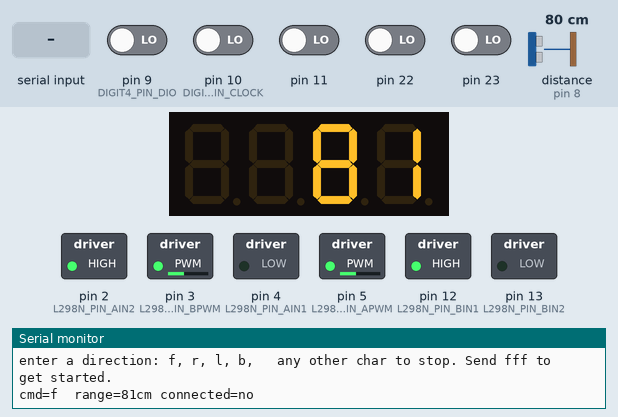
This sketch was run on a simulated Arduino Uno, built with avr-gcc and run on an emulated ATmega328P. Parts: 4-digit seven-segment display, switched loads named in the sketch (green lamp = pin HIGH), the last lines printed to the serial monitor. Wiring (inferred from the names in the program): ultrasonic range finder: trigger pin 7; echo pin 8. The test bench sets the inputs (shaded band); at power-on: pin 9 (DIGIT4_PIN_DIO), pin 10 (DIGIT4_PIN_CLOCK), pin 11, pin 22, pin 23 LOW, distance to the obstacle (sensor on pin 8) 80 cm. The echo pulse lasts 58.3 µs per cm.

Above: at 1.2 s.
1.3 s: distance to the obstacle (sensor on pin 8) set to 51 cm
At 3.8 s:
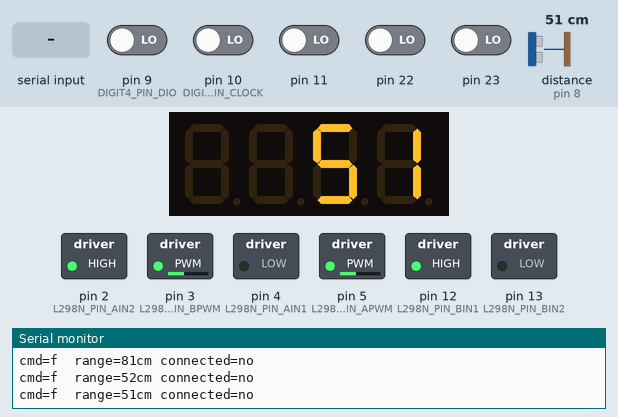
4.1 s: distance to the obstacle (sensor on pin 8) set to 45 cm
At 6.1 s:
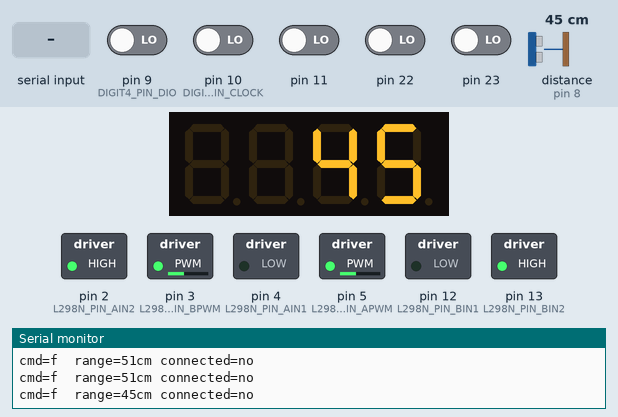
6.6 s: distance to the obstacle (sensor on pin 8) set to 32 cm
At 8.3 s:
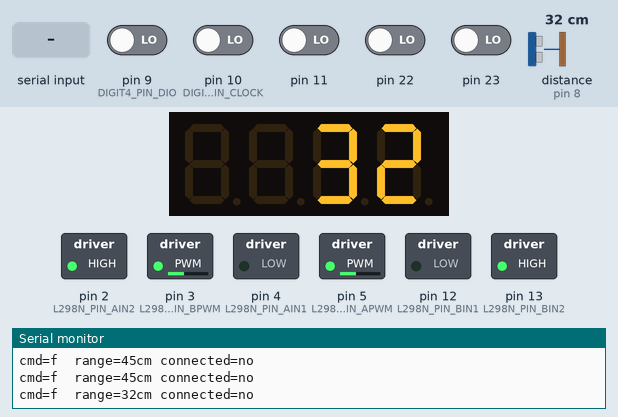
9.0 s: distance to the obstacle (sensor on pin 8) set to 27 cm
At 10.5 s:
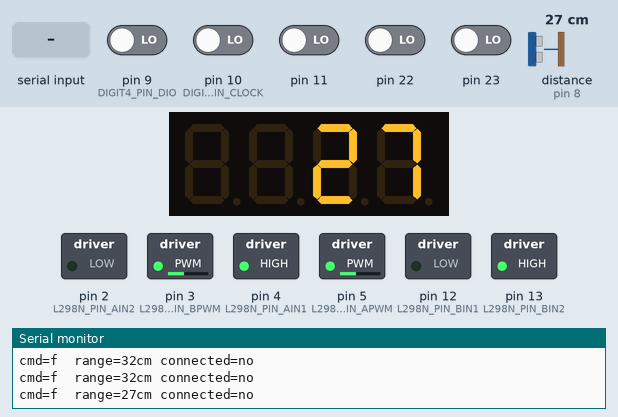
11.5 s: "f" received over Serial
At 13.4 s:
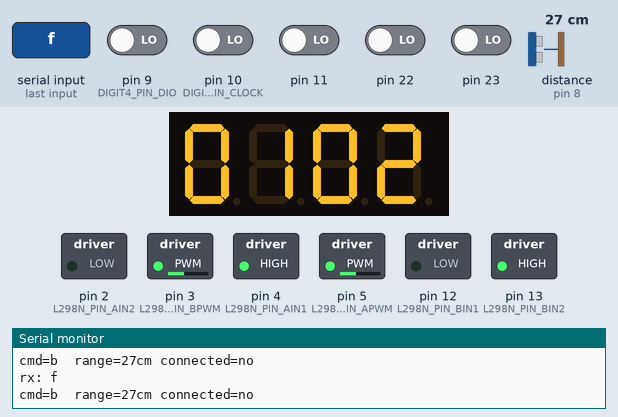
14.5 s: distance to the obstacle (sensor on pin 8) set to 17 cm
At 15.5 s:
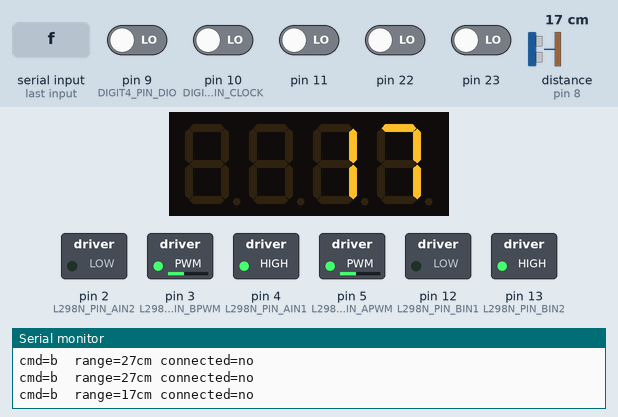
16.5 s: distance to the obstacle (sensor on pin 8) set to 13 cm
Timing chart, 0 to 19.5 s (numbered marks = the images above; inputs shaded):
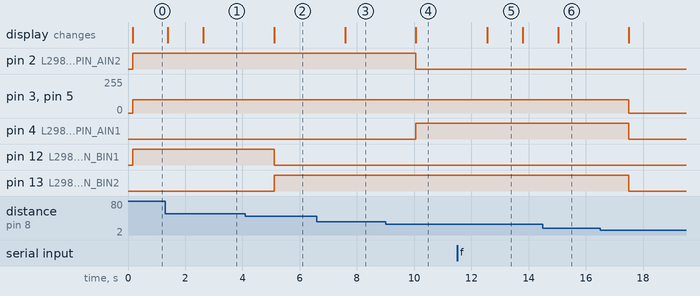

The sketch:

car1.ino
```cpp
// blue car kit;  take 1

//#include <HCSR04.h>        // <> means look in standard lib location.  Using " to look locally
const int SONAR_RANGE_MAX_CM = 400; // max dist that HCSR04 can report, in cm
#include <NewPing.h>                // HC-SR04 improved, see https://bitbucket.org/teckel12/arduino-new-ping/wiki/Home
#include <stdio.h>                  // for function sprintf
#include <TM1637Display.h>          //4-digit display
#include <L298N.h>

const char CMD_NOP = ' ';

char msg[80];
// int motor_post_op_delay_ms = 1500; // after motor does an operation, delay this long to let the operation take place (why? could this be 0?)
// int motor_post_op_delay_ms = 100; // after motor does an operation, delay this long to let the operation take place (why? could this be 0?)
int motor_post_op_delay_ms = 1000; // after motor does an operation, delay this long to let the operation take place (why? could this be 0?)
int speed = 100;                   // of 250 max
char cmd = 'f';                    // initial command command,
int clearance = 0;                 // available range in front of car; in cm
bool isSerialActive = false;       // true if we hav received ffff (the init sequence) from the serial controller
char serialCmdRx = CMD_NOP;        // last cmd rx from serial port
int initSequencCount = 0;

// Pins
const int HCSR04_PIN_TRIG = 7;
const int HCSR04_PIN_ECHO = 8;
const int DIGIT4_PIN_DIO = 9;
const int DIGIT4_PIN_CLOCK = 10;

// motor pins
const int L298N_PIN_BIN1 = 12; //purple   // digital
const int L298N_PIN_BIN2 = 13; //grey   // digital
const int L298N_PIN_BPWM = 3;  //blue   // pwm
const int L298N_PIN_AIN1 = 4;  //white   // digital
const int L298N_PIN_AIN2 = 2;  //black   // digital
const int L298N_PIN_APWM = 5;  //green   // pwm      aka enable pin

// init the ultrasonic range finder
//HCSR04 *sonar = new HCSR04(HCSR04_PIN_TRIG, HCSR04_PIN_ECHO);
NewPing sonar(HCSR04_PIN_TRIG, HCSR04_PIN_ECHO, SONAR_RANGE_MAX_CM);

// init the 4-digit LCD display
TM1637Display display = TM1637Display(DIGIT4_PIN_CLOCK, DIGIT4_PIN_DIO);

// Init the motor.
// Motor direction is relative to the wheel. When wheels on both sides move in same direction, the car spins.
// To adjust for this, I swapped the placement of AIN1 and AIN2 in the constructor of L298N. Now for forward and
// backward cmds, all wheels are going the same direction.
// are moving in the same direction.\ =hpn
L298N motor = L298N(L298N_PIN_APWM, L298N_PIN_AIN2, L298N_PIN_AIN1, L298N_PIN_BIN1, L298N_PIN_BIN2, L298N_PIN_BPWM);

void setup()
{

  // Turn on the display. Set brightness A number from 0 (lowest brightness) to 7 (hi).
  display.setBrightness(0x03, true /*on*/);

  // We'll use the serial monitor to view the sonar output
  Serial.begin(9600);

  Serial.println("enter a direction: f, r, l, b,   any other char to stop. Send fff to get started.");
}

void loop()
{

  // unless we are stopped, forward is what we want
  if (cmd != 's' && cmd != 'b')
  {
    cmd = 'f';
  }

  // read the front range finder
  // clearance = rangeCorrection(sonar->read());
  // clearance = sonar->read();
  // clearance = rangeCorrection2( sonar.convert_cm(sonar.ping_median(5)));   // avg of 5 pings
  clearance = sonar.convert_cm(sonar.ping_median(5)); // avg of 5 pings
  display.showNumberDec(clearance, false /*no leading zero*/);

  // check for cmd from remote controller
  if (Serial.available())
  {
    serialCmdRx = Serial.read();
    serialCmdRx = tolower(serialCmdRx); // normalize to lower case

    Serial.print("rx: ");
    Serial.println(serialCmdRx);
    display.showNumberDec(serialCmdRx, true /*w leading zero*/);

    if (serialCmdRx == 'f')
    {
      if (++initSequencCount >= 4  && !isSerialActive)
      {
        isSerialActive = true; // we have received the init seq
        Serial.println("sync OK");
      }
    }
    else
    {
      initSequencCount = 0;
    }

    if (isSerialActive)
    {
      cmd = serialCmdRx;
    }
  }

  sprintf(msg, "cmd=%c  range=%dcm connected=%s", cmd, clearance, (isSerialActive?"yes":"no"));
  Serial.println(msg);

  cmd = cmdOverride(cmd, clearance);
  /*
   *   Send cmd to motors
   */
  doCommand(cmd, motor_post_op_delay_ms);

  delay(100); //ms
}

char cmdOverride(int cmd, int clearance)
{

  //
  // Commands generated below will override any remote cmd received
  // (except stop)
  //
  if (cmd != 's' && clearance != 0)
  {
    // emergency stop ?

    if (clearance < 50)
    {
      cmd = 'l'; // turn left
    }

    if (clearance < 30)
    {
      cmd = 'b'; //backup
    }

    if (clearance < 15)
    {
      cmd = 's'; //stop
    }
  }
  return cmd;
}

void doCommand(char cmd, int motor_delay_ms)
{

  if (cmd != CMD_NOP)
  {
    // Serial.print("cmd: ");
    // Serial.println(cmd);

    // stop befor changing direction
    // motor.full_stop(motor_post_op_delay_ms);
    switch (cmd)
    {
    case 'f':
      // Serial.println("forward");
      motor.forward(speed, motor_delay_ms);
      break;
    case 'r':
      // Serial.println("reverse");
      motor.turn_right(speed, motor_delay_ms);
      break;
    case 'l':
      // Serial.println("left");
      motor.turn_left(speed, motor_delay_ms);
      break;
    case 'b':
      // Serial.println("backward");
      motor.backward(speed, motor_delay_ms);
      break;
    case '0':
      speed = 0;
      break;
    case '1':
      speed = 100;
      break;
    case '2':
      speed = 150;
      break;
    case '3':
      speed = 200;
      break;
    case '4':
      speed = 250;
      break;
    case 's':
    // fall through
    default:
      // Serial.println("stop");
      motor.full_stop(motor_delay_ms);
      break;
    }
  }
}

/*
** Return adjusted range.
** Adjust under range to zero
*/
int rangeCorrection(int range)
{

  if (range = 0)
  {
    range = 999;
  }

  static int last = -1;
  if (last == -1)
  {
    last = range;
  }

  if (range >= (SONAR_RANGE_MAX_CM - 50) && last < 20)
  {
    // under range limit
    range = 0;
  }

  // if (range - last  > 10){
  //   range = last -1;
  // }

  last = range;
  return range;
}

int rangeCorrection2(int range)
{

  if (range = 0)
  {
    range = 999;
  }
}
```

Measured:
- the behaviour switches between 49 and 48 cm on distance to the obstacle (sensor on pin 8) (found by bisection; images 1 and 2)
- the behaviour switches between 30 and 29 cm on distance to the obstacle (sensor on pin 8) (found by bisection; images 3 and 4)
- after the input at 1.3 s, the display: first changes after 0.10 s (image 1 shows a later state)
- after the input at 4.1 s, pin 12 (L298N_PIN_BIN1): HIGH → LOW after 1.0 s; pin 13 (L298N_PIN_BIN2): LOW → HIGH after 1.0 s; the display: changes after 1.0 s (image 2)
- after the input at 6.6 s, the display: changes after 0.99 s (image 3)
- after the input at 9.0 s, pin 2 (L298N_PIN_AIN2): HIGH → LOW after 1.1 s; pin 4 (L298N_PIN_AIN1): LOW → HIGH after 1.1 s; the display: changes after 1.1 s (image 4)
- after the input at 11.5 s, the display: changes after 1.1 s (image 5)
- after the input at 14.5 s, the display: changes after 0.53 s (image 6)
- after the input at 16.5 s, pin 3 (L298N_PIN_BPWM), pin 5 (L298N_PIN_APWM): 100/255 → 0/255 after 1.0 s; pin 4 (L298N_PIN_AIN1), pin 13 (L298N_PIN_BIN2): HIGH → LOW after 1.0 s
